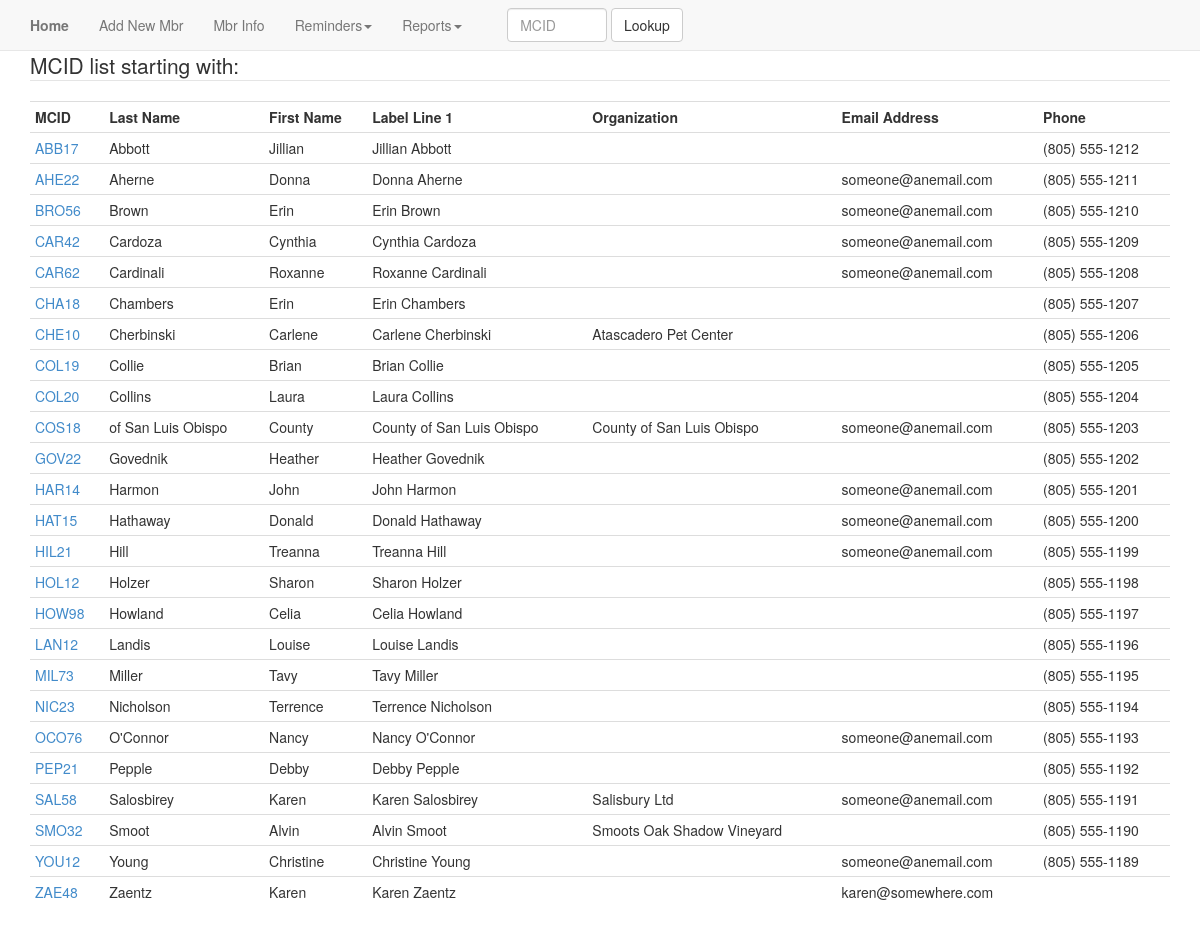
/mbrfilterlist.php, run on the app's committed database.
### tables this page shows
CREATE TABLE IF NOT EXISTS `members` (
  `MbrID` int(11) NOT NULL AUTO_INCREMENT,
  `TimeStamp` timestamp NOT NULL DEFAULT CURRENT_TIMESTAMP ON UPDATE CURRENT_TIMESTAMP,
  `MCID` varchar(6) DEFAULT NULL,
  `Source` varchar(6) DEFAULT NULL,
  `MemStatus` int(1) DEFAULT NULL,
  `MemDate` date DEFAULT NULL,
  `Account` int(6) DEFAULT NULL,
  `Member` varchar(5) DEFAULT NULL,
  `E_Mail` varchar(5) DEFAULT NULL,
  `Inactive` varchar(5) DEFAULT NULL,
  `Inactivedate` date DEFAULT NULL,
  `Mail` varchar(5) DEFAULT NULL,
  `MCtype` varchar(15) DEFAULT NULL,
  `LName` varchar(20) DEFAULT NULL,
  `FName` varchar(20) DEFAULT NULL,
  `NameLabel1stline` varchar(50) DEFAULT NULL,
  `Organization` varchar(30) DEFAULT NULL,
  `AddressLine` varchar(30) DEFAULT NULL,
  `City` varchar(20) DEFAULT NULL,
  `State` varchar(2) DEFAULT NULL,
  `ZipCode` varchar(10) DEFAULT NULL,
  `PrimaryPhone` varchar(15) DEFAULT NULL,
  `EmailAddress` varchar(50) DEFAULT NULL,
  `PaidMemberYear` varchar(5) DEFAULT NULL,
  `Notes` text,
  `MasterMemberID` varchar(6) DEFAULT NULL,
  `CorrSal` varchar(40) DEFAULT NULL,
  `Lists` varchar(128) DEFAULT NULL,
  `LastDonDate` date DEFAULT NULL,
  `LastDonPurpose` varchar(15) DEFAULT NULL,
  `LastDonAmount` decimal(12,2) DEFAULT NULL,
  `LastDuesDate` date DEFAULT NULL,
  `LastDuesAmount` decimal(12,2) DEFAULT NULL,
  `LastCorrDate` date DEFAULT NULL,
  `LastCorrType` varchar(15) DEFAULT NULL,
  PRIMARY KEY (`MbrID`),
  UNIQUE KEY `MCID` (`MCID`)
);

### Incls/datautils.inc (called while the page is built, shortened)
<?php
if (!isset($_SESSION['TEST_MODE'])) {
	$db = ProdDBName;
		}
else {
	$db = TestDBName;
	}
$mysqli = new mysqli("localhost", DBUserName, DBPassword, $db);
function doSQLsubmitted($sql) {
global $mysqli;
$res = $mysqli->query($sql);
return($res);
}
?>

### mbrfilterlist.php (the view, shortened to what this page needs)
<!DOCTYPE html>
<html>
<head>
<link href="css/bootstrap.min.css" rel="stylesheet" media="screen">
</head>
<body>
<?php
include 'Incls/mainmenu.inc';
include 'Incls/datautils.inc';
$filter = (isset($_REQUEST['filter'])) ? $_REQUEST['filter'] : "";
echo "<div class=\"container\">";
$sql = "SELECT * FROM `members`
	WHERE `MCID` LIKE '".$filter."%'
	ORDER BY `MCID`";
$results = doSQLsubmitted($sql);
$results->data_seek(0);
echo "<fieldset><legend>MCID list starting with: $filter</legend>";
echo "<table class=\"table table-condensed\">";
echo '<tr><th>MCID</th><th>Last Name</th><th>First Name</th><th>Label Line 1</th><th>Organization</th><th>Email Address</th><th>Phone</th></tr>';
while ($row = $results->fetch_assoc()) {
	$mcid=$row['MCID'];  $fname=$row['FName']; $lname=$row['LName'];
	$org=$row['Organization']; $addr=$row['AddressLine']; $lab1line=$row['NameLabel1stline'];
	$eaddr=$row['EmailAddress']; $priphone=$row[PrimaryPhone];
print <<<bulletForm
<form action="MbrInfotabbed.php" method="post">
<tr><td><a href="MbrInfotabbed.php?filter=$mcid">$mcid</a></td><td>$lname</td><td>$fname</td><td>$lab1line</td><td>$org</td><td>$eaddr</td><td>$priphone</td></tr>
bulletForm;
}
echo "</table>";
?>
</div>
</body>
</html>

### Incls/mainmenu.inc (shortened to what this page needs)
<?php
$filter = isset($_REQUEST['filter']) ? $_REQUEST['filter'] : "";
print <<<menupart1
<style>
body { padding-top: 50px; }
</style>
<nav class="navbar navbar-default navbar-fixed-top" role="navigation">
  <div class="navbar-header">
    <button type="button" class="navbar-toggle" data-toggle="collapse" data-target="#navbar-collapse-1">
      <span class="sr-only">Toggle navigation</span>
      <span class="icon-bar"></span>
      <span class="icon-bar"></span>
      <span class="icon-bar"></span>
    </button>
  </div>
  <div class="collapse navbar-collapse" id="navbar-collapse-1">
    <ul class="nav navbar-nav">
      <li><a onclick="return chkchg()" href="index.php"><b>Home</b></a></li>
      <li><a onclick="return chkchg()" href="mbraddition.php">Add New Mbr</a></li>
      <li><a onclick="return chkchg()" href="MbrInfotabbed.php">Mbr Info</a></li>
menupart1;
print <<<menupart3
<li class="dropdown">
<a id="drop1" class="dropdown-toggle" data-toggle="dropdown" role="button" href="#">Reminders<b class="caret"></b></a>
</li>
<li class="dropdown">
<a id="drop1" class="dropdown-toggle" data-toggle="dropdown" role="button" href="#">Reports<b class="caret"></b></a>
</li>
<form name="filter" action="mbrfilterlist.php" method="post" class="navbar-form pull-left" onsubmit="return setupmcid(this)">&nbsp;&nbsp;&nbsp;
  <input autofocus autocomplete="off" type="text" class="form-control" style="width: 100px;" value="$filter" name="filter" onChange="ignorefilter()" placeholder="MCID">
  <input type="submit" name="submit" value="Lookup" class="btn btn-default" onClick="return chkchg()">
</form>
menupart3;
print <<<theRest
</ul>
</div>
</nav>
theRest;
?>

### Incls/mainmenu.inc (style rules this page uses)
body { padding-top: 50px; }

### data on the page
members: MCID "ABB17", LName "Abbott", FName "Jillian", NameLabel1stline "Jillian Abbott", PrimaryPhone "(805) 555-1212"
members: MCID "AHE22", LName "Aherne", FName "Donna", NameLabel1stline "Donna Aherne", EmailAddress "someone@anemail.com", PrimaryPhone "(805) 555-1211"
members: MCID "BRO56", LName "Brown", FName "Erin", NameLabel1stline "Erin Brown", EmailAddress "someone@anemail.com", PrimaryPhone "(805) 555-1210"
members: MCID "CAR42", LName "Cardoza", FName "Cynthia", NameLabel1stline "Cynthia Cardoza", EmailAddress "someone@anemail.com", PrimaryPhone "(805) 555-1209"
members: MCID "CAR62", LName "Cardinali", FName "Roxanne", NameLabel1stline "Roxanne Cardinali", EmailAddress "someone@anemail.com", PrimaryPhone "(805) 555-1208"
members: MCID "CHA18", LName "Chambers", FName "Erin", NameLabel1stline "Erin Chambers", PrimaryPhone "(805) 555-1207"
members: MCID "CHE10", LName "Cherbinski", FName "Carlene", NameLabel1stline "Carlene Cherbinski", Organization "Atascadero Pet Center", PrimaryPhone "(805) 555-1206"
members: MCID "COL19", LName "Collie", FName "Brian", NameLabel1stline "Brian Collie", PrimaryPhone "(805) 555-1205"
members: MCID "COL20", LName "Collins", FName "Laura", NameLabel1stline "Laura Collins", PrimaryPhone "(805) 555-1204"
members: MCID "COS18", LName "of San Luis Obispo", FName "County", NameLabel1stline "County of San Luis Obispo", Organization "County of San Luis Obispo", EmailAddress "someone@anemail.com", PrimaryPhone "(805) 555-1203"
members: MCID "GOV22", LName "Govednik", FName "Heather", NameLabel1stline "Heather Govednik", PrimaryPhone "(805) 555-1202"
members: MCID "HAR14", LName "Harmon", FName "John", NameLabel1stline "John Harmon", EmailAddress "someone@anemail.com", PrimaryPhone "(805) 555-1201"
members: MCID "HAT15", LName "Hathaway", FName "Donald", NameLabel1stline "Donald Hathaway", EmailAddress "someone@anemail.com", PrimaryPhone "(805) 555-1200"
members: MCID "HIL21", LName "Hill", FName "Treanna", NameLabel1stline "Treanna Hill", EmailAddress "someone@anemail.com", PrimaryPhone "(805) 555-1199"
members: MCID "HOL12", LName "Holzer", FName "Sharon", NameLabel1stline "Sharon Holzer", PrimaryPhone "(805) 555-1198"
members: MCID "HOW98", LName "Howland", FName "Celia", NameLabel1stline "Celia Howland", PrimaryPhone "(805) 555-1197"
members: MCID "LAN12", LName "Landis", FName "Louise", NameLabel1stline "Louise Landis", PrimaryPhone "(805) 555-1196"
members: MCID "MIL73", LName "Miller", FName "Tavy", NameLabel1stline "Tavy Miller", PrimaryPhone "(805) 555-1195"
members: MCID "NIC23", LName "Nicholson", FName "Terrence", NameLabel1stline "Terrence Nicholson", PrimaryPhone "(805) 555-1194"
members: MCID "OCO76", LName "O'Connor", FName "Nancy", NameLabel1stline "Nancy O'Connor", EmailAddress "someone@anemail.com", PrimaryPhone "(805) 555-1193"
members: MCID "PEP21", LName "Pepple", FName "Debby", NameLabel1stline "Debby Pepple", PrimaryPhone "(805) 555-1192"
members: MCID "SAL58", LName "Salosbirey", FName "Karen", NameLabel1stline "Karen Salosbirey", Organization "Salisbury Ltd", EmailAddress "someone@anemail.com", PrimaryPhone "(805) 555-1191"
members: MCID "SMO32", LName "Smoot", FName "Alvin", NameLabel1stline "Alvin Smoot", Organization "Smoots Oak Shadow Vineyard", PrimaryPhone "(805) 555-1190"
members: MCID "YOU12", LName "Young", FName "Christine", NameLabel1stline "Christine Young", EmailAddress "someone@anemail.com", PrimaryPhone "(805) 555-1189"
members: MCID "ZAE48", LName "Zaentz", FName "Karen", NameLabel1stline "Karen Zaentz", EmailAddress "karen@somewhere.com"
